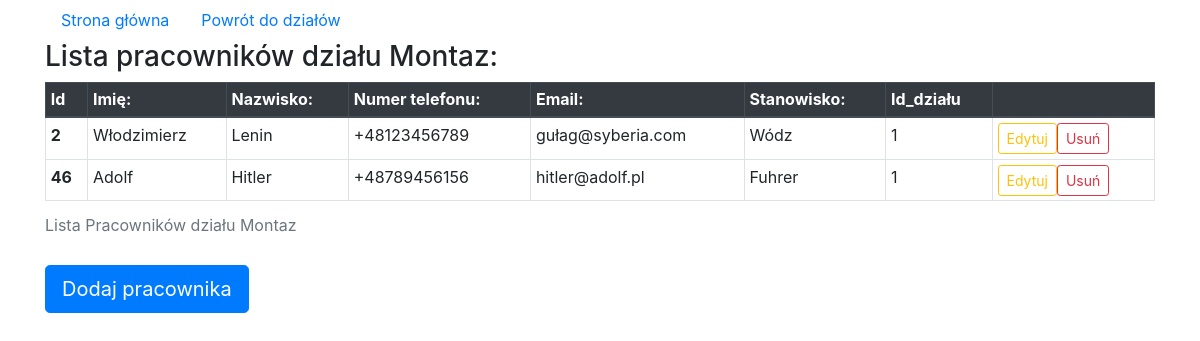
/crud/dzialy/1/, run on the app's committed database.
### crud/models.py (models this page shows, shortened)
class Dzial(models.Model):
  name = models.CharField(max_length=25, null=False, blank=False)
  department_code = models.CharField(max_length=5, null=False, blank=False)

class Pracownik(models.Model):
  dzial = models.ForeignKey(Dzial, on_delete=models.CASCADE)
  first_name = models.CharField(max_length=15)
  last_name = models.CharField(max_length=25)
  phone_number = PhoneNumberField(null=False, blank=False, unique=True)
  email = models.EmailField(max_length=125)
  position = models.CharField(max_length=50)

### crud/views.py (the view)
# urls.py: path('dzialy/<int:dzial_id>/', views.dzial_details, name = 'dzial_details'),
def dzial_details(request, dzial_id):
  dzial = get_object_or_404(Dzial, pk = dzial_id)
  context = {'dzial': dzial}
  return render(request, 'crud/dzialDetails.html', context)

### crud/templates/crud/dzialDetails.html (shortened to what this page needs)
<!DOCTYPE html>
<html>
  <head>
    <link rel="stylesheet" href="https://stackpath.bootstrapcdn.com/bootstrap/4.3.1/css/bootstrap.min.css">
  </head>
  <body>
    <div class="container">
      <nav class="nav">
        <a class="nav-link active" href="/crud">Strona główna</a>
        <a class="nav-link active" href="/crud/dzialy">Powrót do działów</a>
      </nav>
      <h3>Lista pracowników działu {{ dzial.name }}: </h3>
      {% if dzial.pracownik_set.all %}
          <div class="table-responsive">
            <table class="table table-bordered table-hover table-sm">
              <caption>Lista Pracowników działu {{ dzial.name }}</caption>
              <thead class="thead-dark">
                <tr>
                  <th scope="col">Id</th>
                  <th scope="col">Imię:</th>
                  <th scope="col">Nazwisko:</th>
                  <th scope="col">Numer telefonu:</th>
                  <th scope="col">Email:</th>
                  <th scope="col">Stanowisko:</th>
                  <th scope="col">Id_działu</th>
                  <th scope="col"></th>
                </tr>
              </thead>
              <tbody>
                {% for prac in dzial.pracownik_set.all %}
                  <tr>
                    <th scope="row">{{ prac.pk }}</th>
                      <td>{{ prac.first_name }}</td>
                      <td>{{ prac.last_name }}</td>
                      <td>{{ prac.phone_number }}</td>
                      <td>{{ prac.email }}</td>
                      <td>{{ prac.position }}</td>
                      <td>{{ dzial.pk }}</td>
                      <td>
                        <div class="container row row-centered">
                          <button type="button" class=" btn btn-outline-warning btn-sm" onclick="location.href = '/crud/dzialy/{{ dzial.pk }}/edit/prac/{{ prac.pk }}'">Edytuj</button>
                          <button type="button" class=" btn btn-outline-danger btn-sm" onclick="location.href = '/crud/dzialy/{{ dzial.pk }}/delete/prac/{{ prac.pk }}'">Usuń</button>
                        </div>
                      </td>
                  </tr>
                {% endfor %}
              </tbody>
            </table>
            <button type="button" class="btn btn-primary btn-lg" onclick="location.href = '/crud/dzialy/add/{{ dzial.pk }}/prac'">Dodaj pracownika</button>
          </div>
        {% else %}
          <h1><p>Dział {{ dzial.name }} nie ma jeszcze dodanych pracowników</p></h1>
          <button type="button" class="btn btn-primary btn-lg" onclick="location.href = '/crud/dzialy/add/{{ dzial.pk }}/prac'">Dodaj pracownika</button>
        {% endif %}
    </div>
  </body>
</html>

### data on the page
Dzial: name "Montaz", pk "1"
Pracownik: pk "2", first_name "Włodzimierz", last_name "Lenin", phone_number "+48123456789", email "gułag@syberia.com", position "Wódz"
Pracownik: pk "46", first_name "Adolf", last_name "Hitler", phone_number "+48789456156", email "hitler@adolf.pl", position "Fuhrer"
